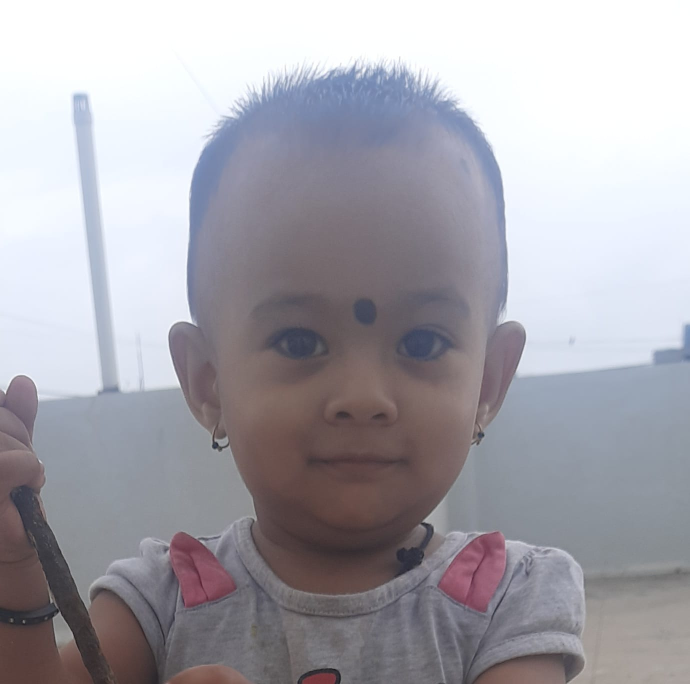
#> input picture CV and IP/ImgData/input/childimg.jpeg, 1380 x 1368 px, found by its file name (shown at 1/2 size)
$ python grad.py
#> lines starting #> are read from the running program, lines starting #| are printed output that depends on the picture
import cv2 as cv
import numpy as np
from matplotlib import pyplot as plt


#Directional change in color or intensity of an image is known as gradient. Gradient methods are used to detect edges in an image.

#The methods discussed here are Sobel and Laplacian.

img = cv.imread("D:\\ImgData\\input\\childimg.jpeg", 0)
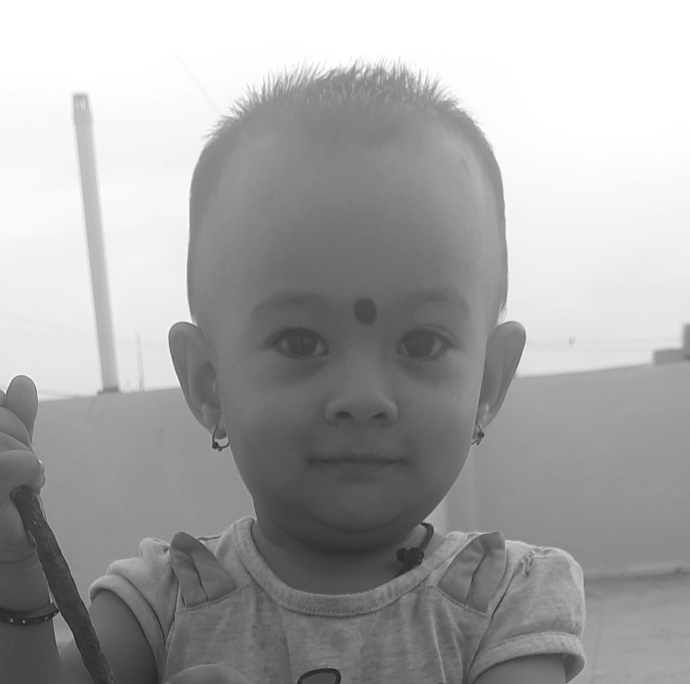
#> img: shape (1368, 1380) (shown at 1/2 size); min 20, max 255, mean 165.9
#img = cv.resize(img, (640, 360))

#Laplaciam method takes three arguments:
#1. src: Source image
#2. dtype: Type for negative values
#3. ksize: Aperture size (Must be odd)
lap = cv.Laplacian(img, cv.CV_64F, ksize=5)
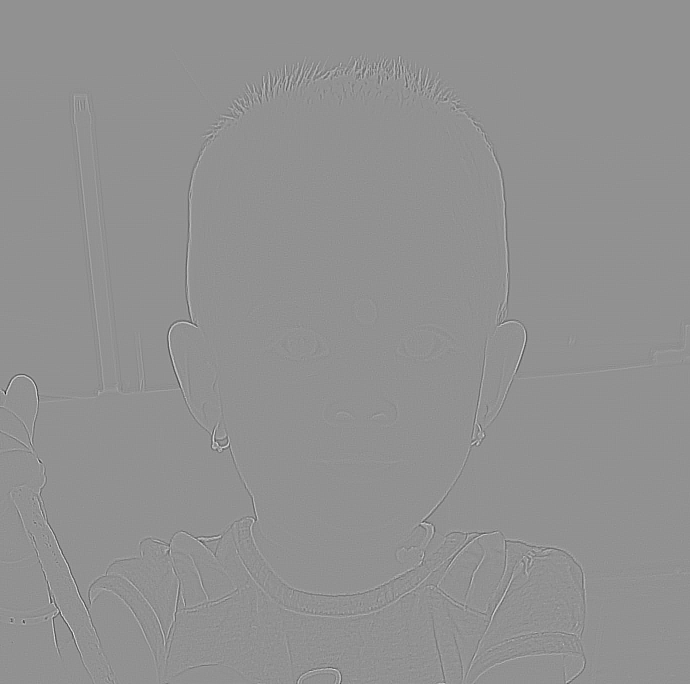
#> lap: shape (1368, 1380) float64 (shown at 1/2 size); min -2988, max 2248, mean 0; drawn with min black and max white
#We neew to convert this image to 8-bit unsigned integer type for displaying the result.
lap = np.uint8(np.absolute(lap))
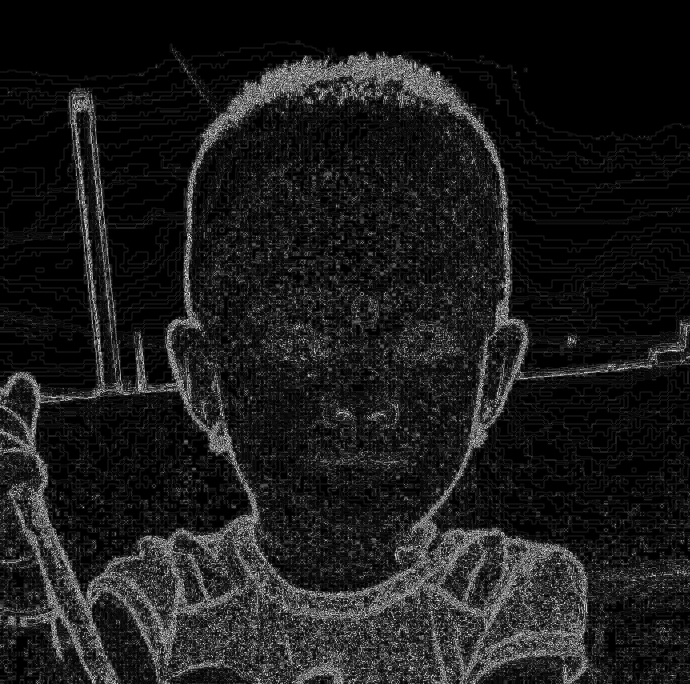
#> lap: shape (1368, 1380) (shown at 1/2 size); min 0, max 254, mean 27.2

#Sobel method takes five arguments:
#1. src: Source image
#2. dtype: Type for negative values
#3. dx: Derivative order in x
#4. dy: Derivative order in y
#5. ksize: Aperture size (Must be odd)

#Here dx will be 1 and dy will be 0.
sobel_x = cv.Sobel(img, cv.CV_64F, 1, 0, ksize=5)
sobel_x = np.uint8(np.absolute(sobel_x))
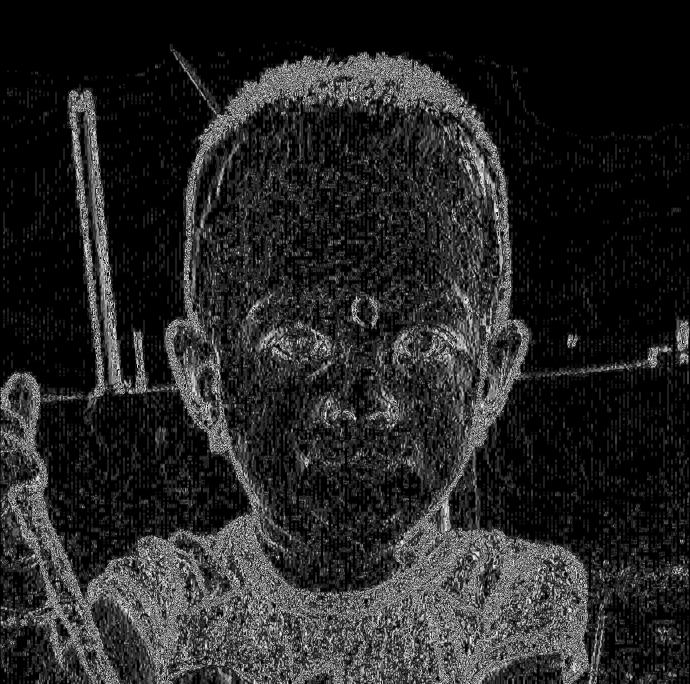
#> sobel_x: shape (1368, 1380) (shown at 1/2 size); min 0, max 255, mean 37.4
#Here dx will be 0 and dy will be 1.
sobel_y = cv.Sobel(img, cv.CV_64F, 0, 1, ksize=5)
sobel_y = np.uint8(np.absolute(sobel_y))
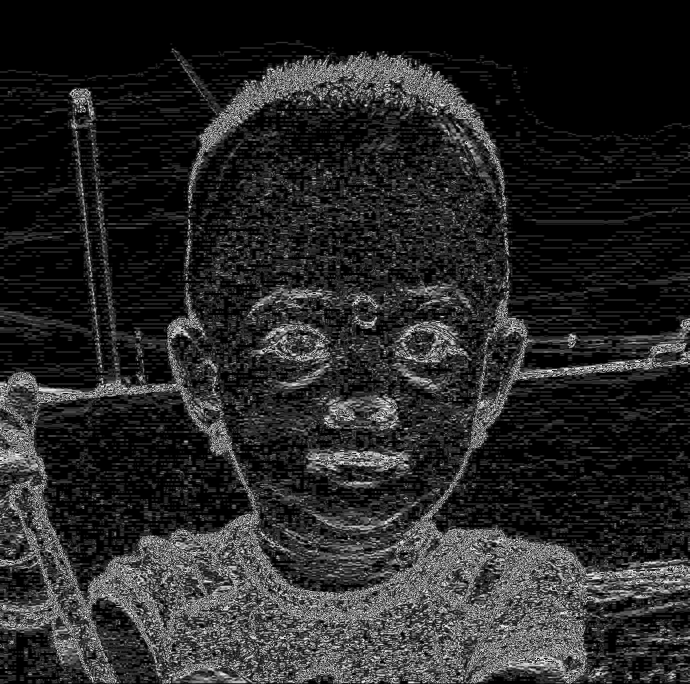
#> sobel_y: shape (1368, 1380) (shown at 1/2 size); min 0, max 255, mean 39
#Combining x and y gradient
sobel = cv.bitwise_or(sobel_x, sobel_y)
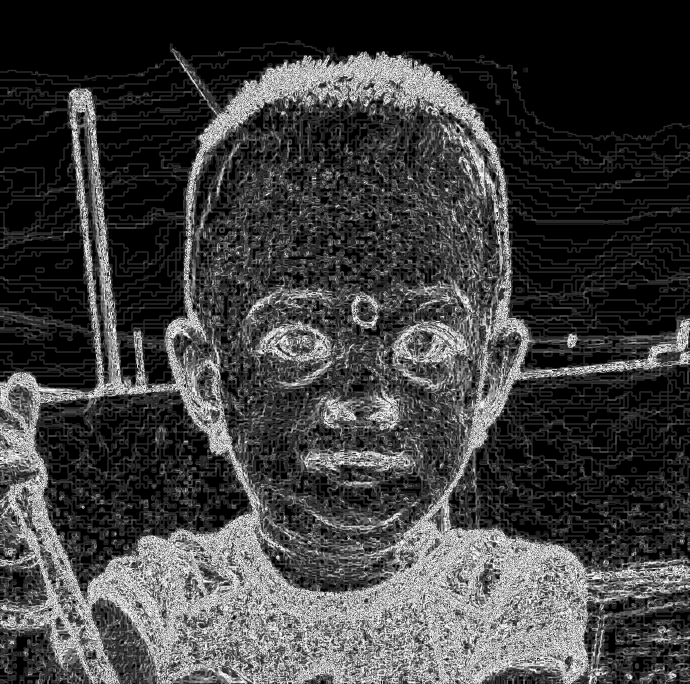
#> sobel: shape (1368, 1380) (shown at 1/2 size); min 0, max 255, mean 62.9


#Plotting the images using matplotlib
images = [img, lap, sobel_x, sobel_y, sobel]
titles = ['original', 'lap', 'sobelx', 'sobely', 'sobelc']
for i in range(5):
    plt.subplot(2,3,i+1), plt.imshow(images[i], 'gray')
    plt.title(titles[i])
    plt.xticks([]), plt.xticks([])

plt.show()

"""
cv.imshow("Image", sobel)
cv.waitKey()
cv.destroyAllWindows()
"""

$ run again, with CV and IP/ImgData/input/balls.jpg copied over CV and IP/ImgData/input/childimg.jpeg
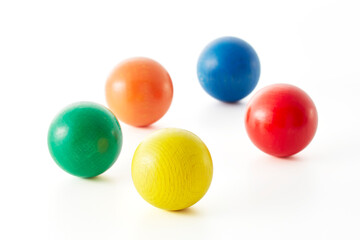
#> input picture CV and IP/ImgData/input/balls.jpg, 360 x 240 px, found by its file name
#> `sobel_y = cv.Sobel(img, cv.CV_64F, 0, 1, ksize=5)`:
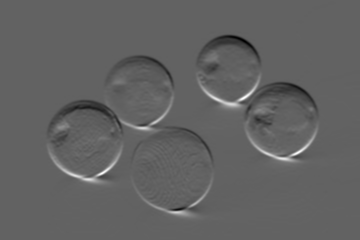
#> sobel_y: shape (240, 360) float64; min -3982, max 6339, mean -1.2; drawn with min black and max white
#> `sobel = cv.bitwise_or(sobel_x, sobel_y)`:
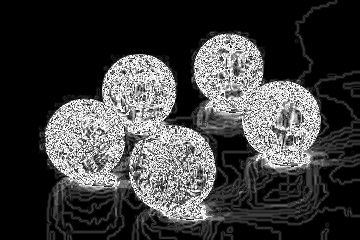
#> sobel: shape (240, 360); min 0, max 255, mean 62.5

$ run again, with CV and IP/ImgData/input/bw.png saved as CV and IP/ImgData/input/childimg.jpeg
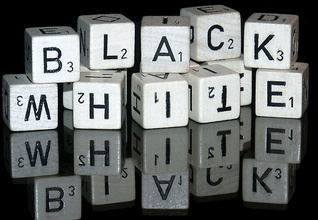
#> input picture CV and IP/ImgData/input/bw.png, 318 x 220 px, found by its file name
#> `sobel_y = np.uint8(np.absolute(sobel_y))`:
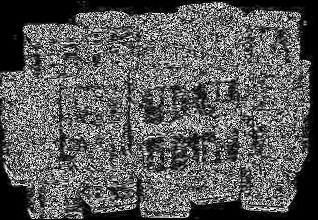
#> sobel_y: shape (220, 318); min 0, max 255, mean 91
#> `sobel = cv.bitwise_or(sobel_x, sobel_y)`:
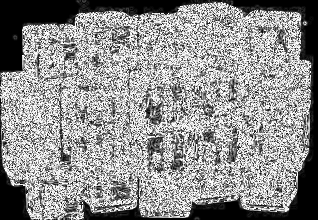
#> sobel: shape (220, 318); min 0, max 255, mean 143.8
